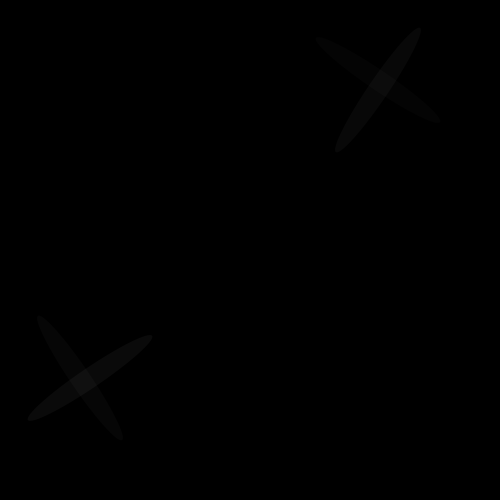
Frame 1 (no input)
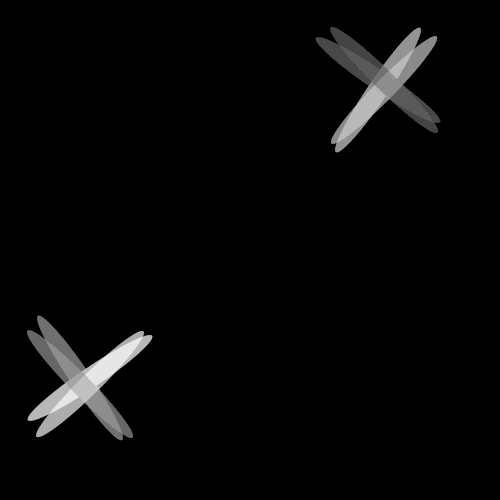
Frame 60 (the mouse pressed at the canvas centre just before this capture)
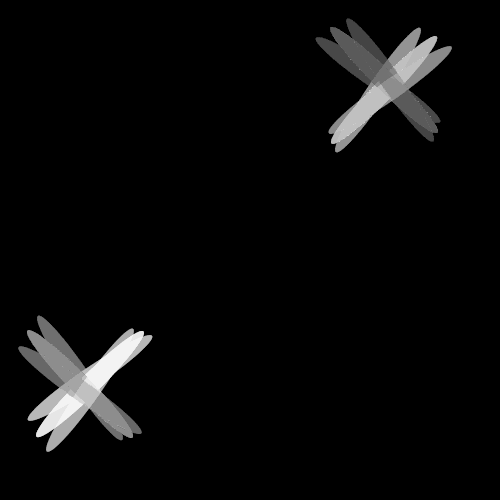
Frame 120 (the mouse held since frame 60 and released just before this capture)

The Processing sketch that drew these frames (run headless with seeded random() and noise(); from frame 60 on, the mouse is pressed at the canvas centre):

// Processing sketch: processing_142730
// ── processing_142730.pde

void setup (){
  size (500,500);
  background (0);
}

void draw () {
  
  

 float a = map(second(),0,59,140,500);
 
 pushMatrix();
  fill(255,255,255,10);
  translate (90, a);
  rotate (a);
  noStroke();
  ellipse(0,0,20, 150);
  popMatrix();
  
  
pushMatrix();
  fill(150,150,150,10);
  translate (80,a);
  rotate (a);
  noStroke();
  ellipse(0,0,150, 20);
  popMatrix();
 
   pushMatrix();
  fill(200,200,200,10);
  translate (a,90);
  rotate (-a);
  noStroke();
  ellipse(0,0,150, 20);
  popMatrix();
  
  
pushMatrix();
  fill(100,100,100,10);
  translate (a,80);
  rotate (-a);
  noStroke();
  ellipse(0,0,20,150);
  popMatrix(); 
}
